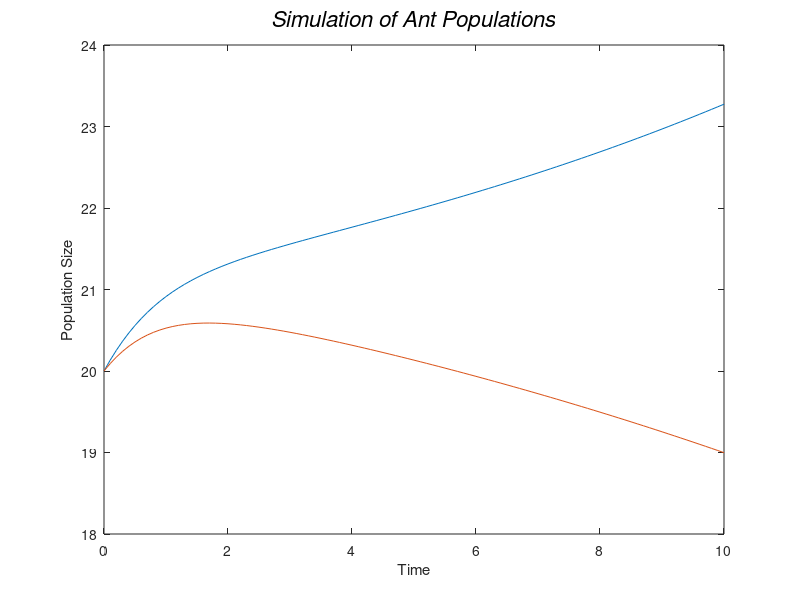

The MATLAB script that drew this image:
% EXPLOITIVE MODEL

% Set up our time increment and our vector (array) of x (time) values
deltaX = .1   % month
%x = seq(0,5,deltaX)
x = 0:deltaX:10;

% ARG refers to Argentine red ants (Invasive)
% NAT refers to Native carpenter ants 

% Constants
ARGbirthFraction = 0.6  % 1/month (ARG births per ARG adult per month)
NATbirthFraction = 0.5  % 1/month (NAT births per NAT adult per month)
ARGdeathConstant = .20  % 1/NAT*month (ARG deaths per ARG per NAT per mo.)
NATdeathConstant = .20  % 1/ARG*month (NAT deaths per NAT per ARG per mo.)
initARGpop = 20         % Argentine Ants
initNATpop = 20         % Native Ants


Ca = 100
Cn = 100
alpha = 0.5
beta = 0.6
ra = 0 % 0.05
rn = 0 % 0.025
da = 0 %1
dn = 0 %0.9

% Set up our stock variables and initial conditions. NATpop is the number
%   of black-tip sharks at each time step, and ARGpop the number of white-
%   tip sharks.
NATpop = zeros(length(x), 1)
NATpop(1) = initNATpop
ARGpop = zeros(length(x), 1)
ARGpop(1) = initARGpop

% Loop a standard number of times, starting with i=2 since we've already
% set up the simulation's initial conditions at i=1.
for (i = 2:length(x))

    % Compute births/month and deaths/month for each type of shark.
    ARGbirthRate = ARGbirthFraction * ARGpop(i-1)
    NATbirthRate = NATbirthFraction * NATpop(i-1)
    
    ARGdeathRate = ARGdeathConstant * ARGpop(i-1) * NATpop(i-1)
    NATdeathRate = NATdeathConstant * NATpop(i-1) * ARGpop(i-1)

    % Increase or decrease the population of each type of shark based on
    %   the birth and death rates for this time step.
    ARGpop(i) = ARGpop(i-1) + (ARGbirthRate *(1 - ARGdeathRate/(Ca - alpha*NATpop(i-1) ) ) + da*ARGpop(i-1) + ra*ARGpop(i-1) ) * deltaX
    NATpop(i) = NATpop(i-1) + (NATbirthRate *(1 - NATdeathRate/(Cn - beta*ARGpop(i-1) ) )  + dn*NATpop(i-1) + rn*NATpop(i-1) ) * deltaX
end

plot(x,ARGpop,x,NATpop)
xlabel('Time')
ylabel('Population Size')
title('\it{Simulation of Ant Populations}','FontSize',16)

